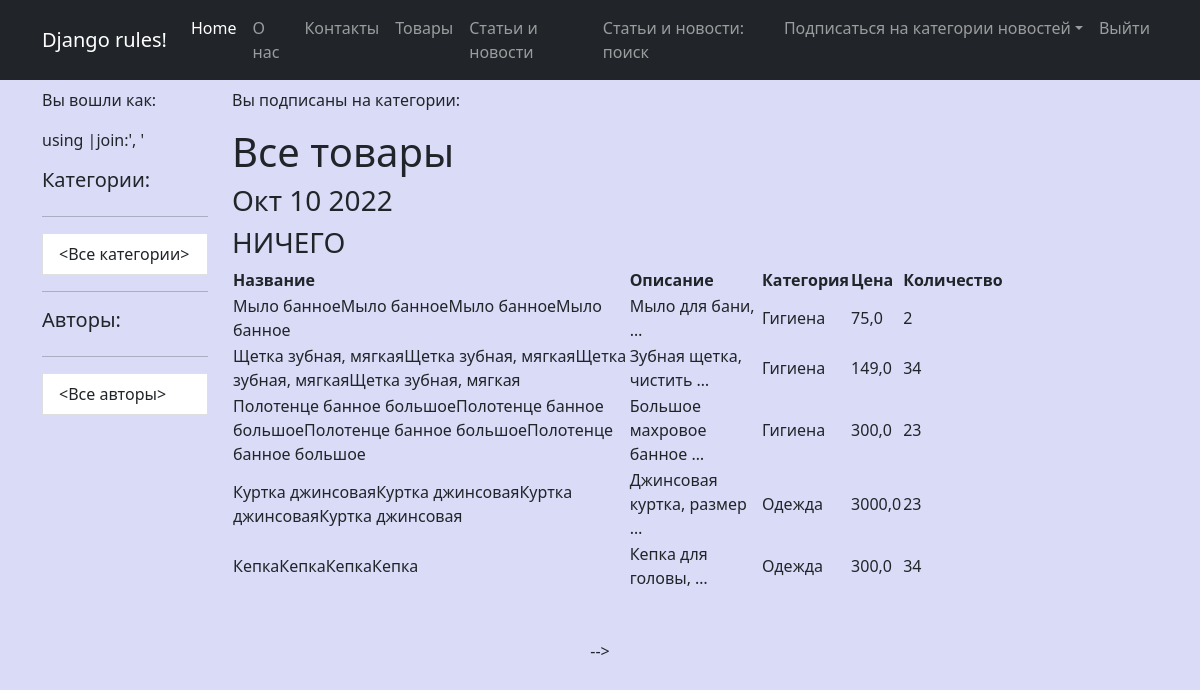
Screenshot of /products/ with the database file from the repository.
### simpleapp/models.py (models this page shows, shortened)
class Product(models.Model):
    name = models.CharField(
        max_length=50,
        unique=True, # названия товаров не должны повторяться
    )
    description = models.TextField()
    quantity = models.IntegerField(
        validators=[MinValueValidator(0)],
    )
    category = models.ForeignKey(
        to='Category',
        on_delete=models.CASCADE,
        related_name='products', # все продукты в категории будут доступны через поле products
    )
    price = models.FloatField(
        validators=[MinValueValidator(0.0)],
    )

class Category(models.Model):
    name = models.CharField(max_length=100, unique=True)  # названия категорий тоже не должны повторяться

### simpleapp/views.py (the view)
# urls.py: path('', ProductsList.as_view(),name='products'),
class ProductsList(ListView):
    model = Product
    template_name = 'products.html'
    context_object_name = 'products'
    def get_context_data(self, **kwargs):
        context = super().get_context_data(**kwargs)
        context['time_now'] = datetime.utcnow()
        context['value1'] = None
        return context

### simpleapp/templatetags/simple_app_custom_filters.py (called while the page is built)
@register.filter(name='multiply')
def multiply(value, arg):
    if isinstance(value, str) and isinstance(arg, int):
        return str(value) * arg
    else:
        raise ValueError(f'Нельзя умножить {type(value)} на {type(arg)}')

### templates/products.html (shortened to what this page needs)
{% extends 'flatpages/default.html' %}
{% load simple_app_custom_filters %}
{% block content %}
    <h1>Все товары</h1>
    <h3>{{ time_now|date:'M d Y' }}</h3>
    <h3>{{ value1|default_if_none:'НИЧЕГО' }}</h3>
    {% if products %}
        <table>
            <tr>
                <th>Название</th>
                <th>Описание</th>
                <th>Категория</th>
                <th>Цена</th>
                <th>Количество</th>
            </tr>
        {% for product in products %}
            <tr>
                <td>{{ product.name|multiply:4 }}</td>
                <td>{{ product.description|truncatewords:3 }}</td>
                <td>{{ product.category.name }}</td>
                <td>{{ product.price }}</td>
                <td>{{ product.quantity }}</td>
            </tr>
        {% endfor %}
        </table>
    {% else %}
        <h2>Товаров нет!</h2>
    {% endif %}
{% endblock content %}

### static/css/my_style.css (style rules this page uses)
body { background-color: rgb(218, 219, 247); }

### rows the page displays
Product: name|multiply "Мыло банноеМыло банноеМыло банноеМыло банное", description "Мыло для бани, …", category.name "Гигиена", price "75,0", quantity "2"
Product: name|multiply "Щетка зубная, мягкаяЩетка зубная, мягкаяЩетка зубная, мягкаяЩетка зубная, мягкая", description "Зубная щетка, чистить …", category.name "Гигиена", price "149,0", quantity "34"
Product: name|multiply "Полотенце банное большоеПолотенце банное большоеПолотенце банное большоеПолотенце банное большое", description "Большое махровое банное …", category.name "Гигиена", price "300,0", quantity "23"
Product: name|multiply "Куртка джинсоваяКуртка джинсоваяКуртка джинсоваяКуртка джинсовая", description "Джинсовая куртка, размер …", category.name "Одежда", price "3000,0", quantity "23"
Product: name|multiply "КепкаКепкаКепкаКепка", description "Кепка для головы, …", category.name "Одежда", price "300,0", quantity "34"

### other values shown
{{ time_now|date:'M d Y' }} "Окт 10 2022"
{{ value1|default_if_none:'НИЧЕГО' }} "НИЧЕГО"
